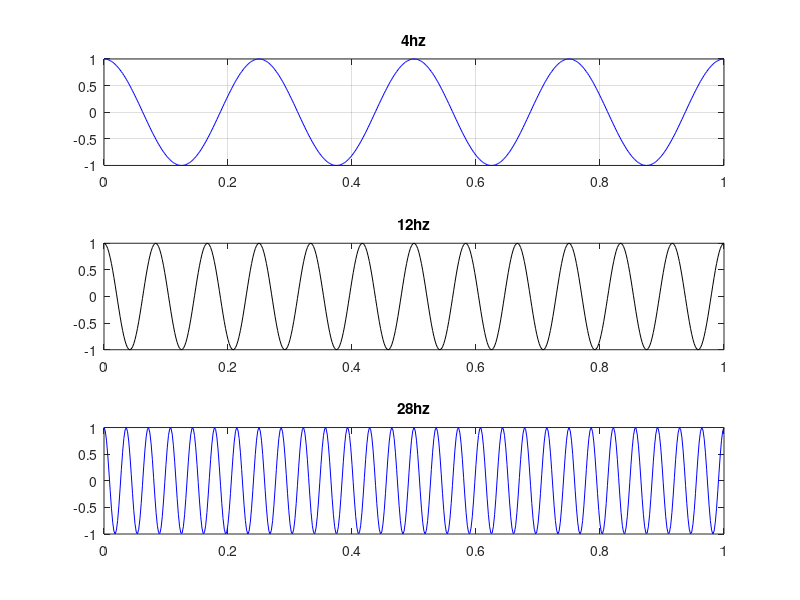

MATLAB code for this plot:
t=0:1/500:1;
x1=cos(2*pi*t*4);
subplot(3,1,1),plot(t,x1,'b');
title('4hz');
grid;

x2=cos(2*pi*t*12);
subplot(3,1,2),plot(t,x2,'k');
title('12hz');

x3=cos(2*pi*t*28);
subplot(3,1,3),plot(t,x3,'b');
title('28hz');


